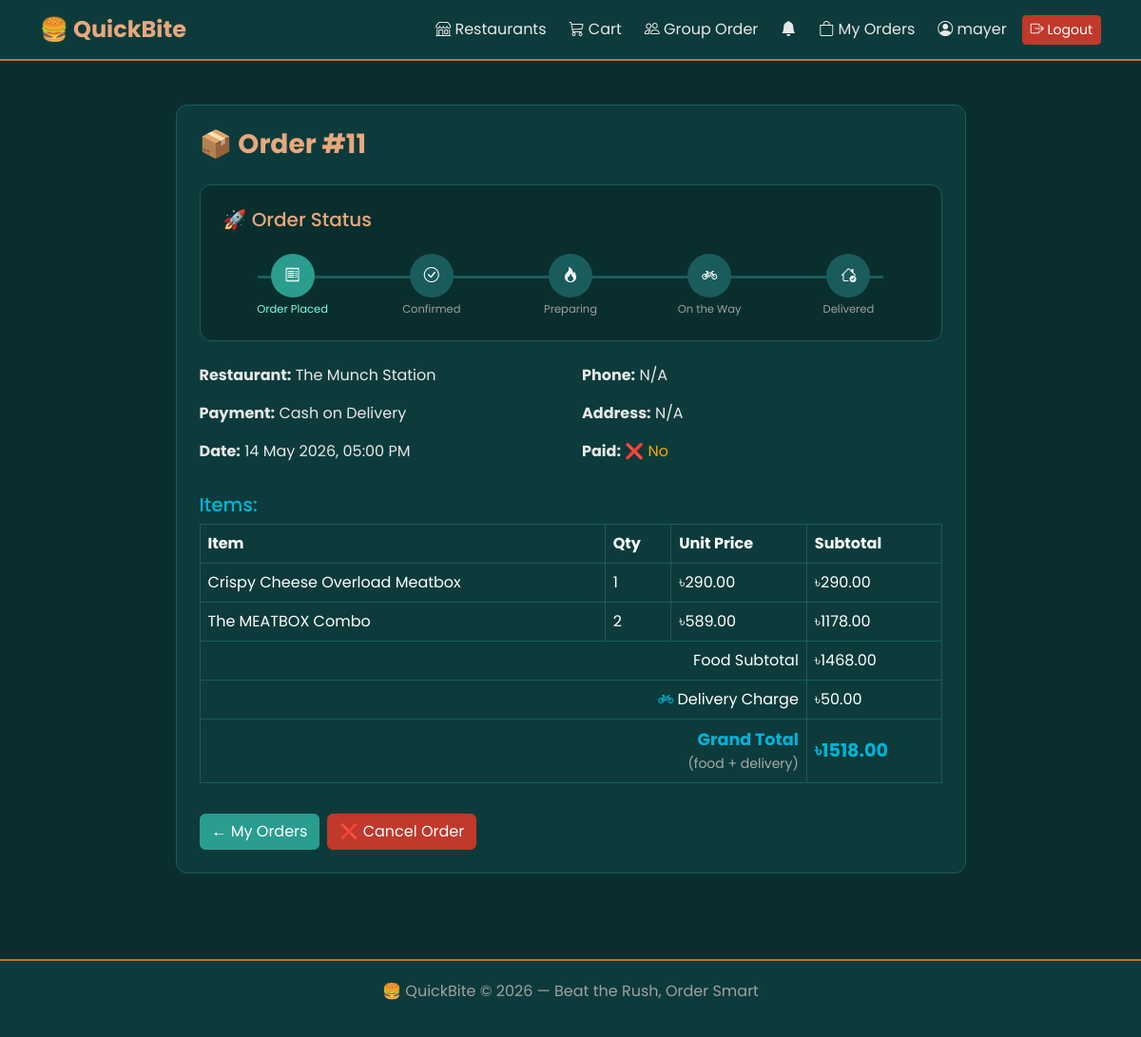
Page /orders/11/ (signed in) on the earlier database version.
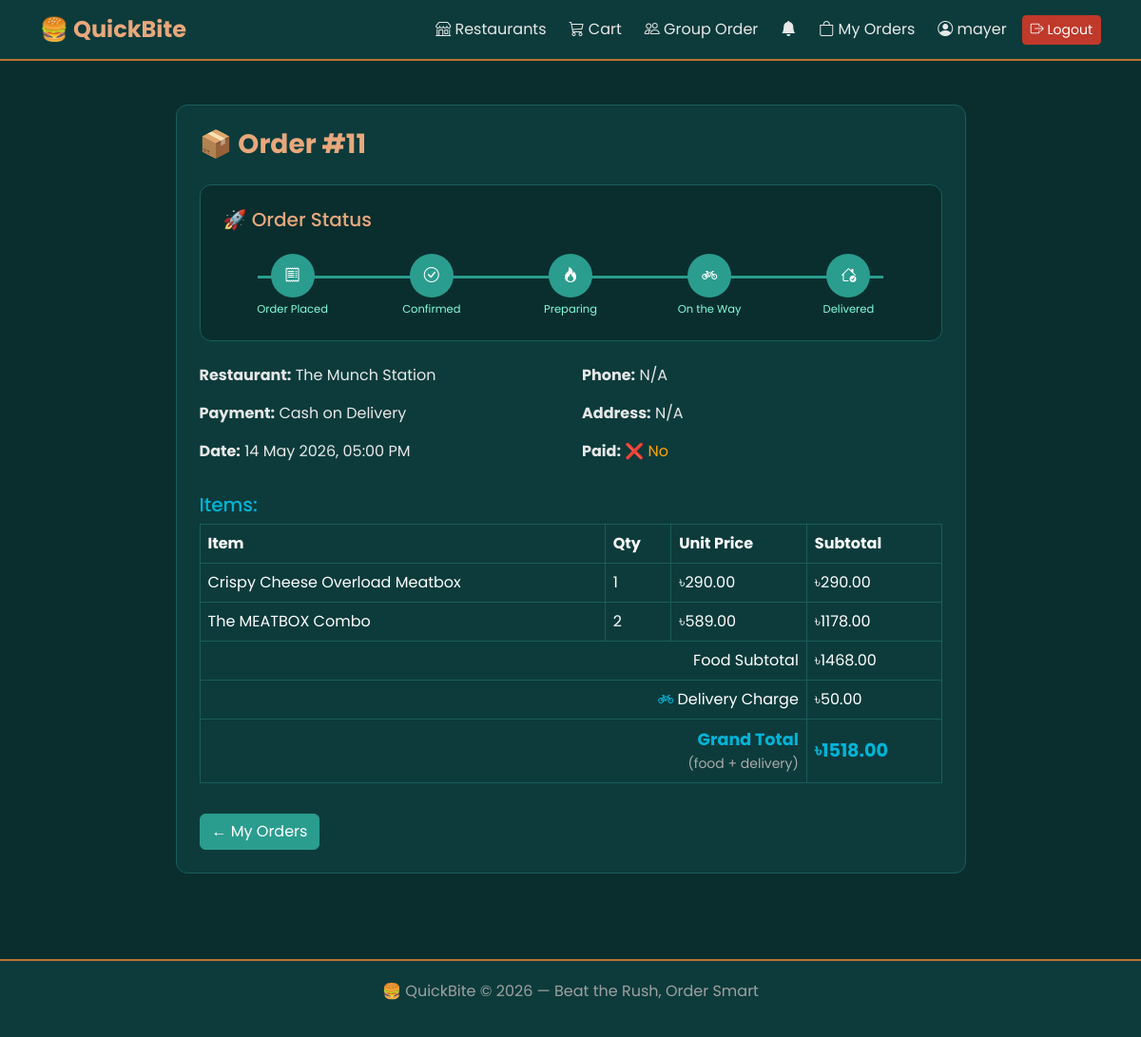
Same page on the later database version.
### orders/views.py (the view)
# urls.py: path('<int:order_id>/', views.order_detail, name='order_detail'),
@login_required
def order_detail(request, order_id):
    order = get_object_or_404(Order, id=order_id, user=request.user)
    return render(request, 'orders/order_detail.html', {'order': order})

### orders/models.py (called while the page is built)
    def grand_total(self):
        return self.total_price + self.delivery_charge

    def get_subtotal(self):
        return self.price * self.quantity

### orders/views.py (called while the page is built)
def notification_count(request):
    if request.user.is_authenticated:
        count = request.user.notifications.filter(is_read=False).count()
        return {'unread_notifications': count}
    return {'unread_notifications': 0}

### templates/orders/order_detail.html (shortened to what the changed rows need)
{% extends 'base.html' %}
{% block content %}
<div class="row justify-content-center">
    <div class="col-md-9">
        <div class="card p-4">
            <div class="card p-4 mb-4"
                 style="background:var(--teal-dark);">
                {% if order.status == 'CANCELED' %}
                <div class="alert alert-danger text-center mb-0">
                    ❌ This order was canceled.
                </div>
                {% else %}
                <div class="d-flex justify-content-between
                            align-items-center position-relative">
                    <div class="text-center" style="z-index:1; flex:1;">
                        <div class="mx-auto rounded-circle d-flex
                                    align-items-center
                                    justify-content-center"
                             style="width:46px; height:46px;
                                    background:var(--teal-accent);">
                            <i class="bi bi-receipt"
                               style="color:white;"></i>
                        </div>
                        <p class="mt-1 mb-0"
                           style="font-size:0.72rem; color:#80ffdb;">
                            Order Placed
                        </p>
                    </div>
                    <div class="text-center" style="z-index:1; flex:1;">
                        <div class="mx-auto rounded-circle d-flex
                                    align-items-center
                                    justify-content-center"
                             style="width:46px; height:46px;
                                    background:
                                    {% if order.status == 'CONFIRMED' or order.status == 'PREPARING' or order.status == 'ON_THE_WAY' or order.status == 'DELIVERED' %}
                                    var(--teal-accent)
                                    {% else %}var(--teal-light){% endif %};">
                            <i class="bi bi-check-circle"
                               style="color:white;"></i>
                        </div>
                        <p class="mt-1 mb-0"
                           style="font-size:0.72rem;
                                  color:{% if order.status == 'CONFIRMED' or order.status == 'PREPARING' or order.status == 'ON_THE_WAY' or order.status == 'DELIVERED' %}#80ffdb{% else %}#a0a0a0{% endif %};">
                            Confirmed
                        </p>
                    </div>
                    <div class="text-center" style="z-index:1; flex:1;">
                        <div class="mx-auto rounded-circle d-flex
                                    align-items-center
                                    justify-content-center"
                             style="width:46px; height:46px;
                                    background:
                                    {% if order.status == 'PREPARING' or order.status == 'ON_THE_WAY' or order.status == 'DELIVERED' %}
                                    var(--teal-accent)
                                    {% else %}var(--teal-light){% endif %};">
                            <i class="bi bi-fire"
                               style="color:white;"></i>
                        </div>
                        <p class="mt-1 mb-0"
                           style="font-size:0.72rem;
                                  color:{% if order.status == 'PREPARING' or order.status == 'ON_THE_WAY' or order.status == 'DELIVERED' %}#80ffdb{% else %}#a0a0a0{% endif %};">
                            Preparing
                        </p>
                    </div>
                    <div class="text-center" style="z-index:1; flex:1;">
                        <div class="mx-auto rounded-circle d-flex
                                    align-items-center
                                    justify-content-center"
                             style="width:46px; height:46px;
                                    background:
                                    {% if order.status == 'ON_THE_WAY' or order.status == 'DELIVERED' %}
                                    var(--teal-accent)
                                    {% else %}var(--teal-light){% endif %};">
                            <i class="bi bi-bicycle"
                               style="color:white;"></i>
                        </div>
                        <p class="mt-1 mb-0"
                           style="font-size:0.72rem;
                                  color:{% if order.status == 'ON_THE_WAY' or order.status == 'DELIVERED' %}#80ffdb{% else %}#a0a0a0{% endif %};">
                            On the Way
                        </p>
                    </div>
                    <div class="text-center" style="z-index:1; flex:1;">
                        <div class="mx-auto rounded-circle d-flex
                                    align-items-center
                                    justify-content-center"
                             style="width:46px; height:46px;
                                    background:
                                    {% if order.status == 'DELIVERED' %}
                                    var(--teal-accent)
                                    {% else %}var(--teal-light){% endif %};">
                            <i class="bi bi-house-check"
                               style="color:white;"></i>
                        </div>
                        <p class="mt-1 mb-0"
                           style="font-size:0.72rem;
                                  color:{% if order.status == 'DELIVERED' %}#80ffdb{% else %}#a0a0a0{% endif %};">
                            Delivered
                        </p>
                    </div>
                </div>
                {% endif %}
            </div>
            <table class="table table-dark table-bordered">
                <thead>
                    <tr>
                        <th>Item</th>
                        <th>Qty</th>
                        <th>Unit Price</th>
                        <th>Subtotal</th>
                    </tr>
                </thead>
            </table>
            <div class="d-flex gap-2 mt-3">
                <a href="{% url 'orders:my_orders' %}"
                   class="btn btn-primary">
                    ← My Orders
                </a>
                {% if order.status == 'PENDING' %}
                <a href="{% url 'orders:cancel_order' order.id %}"
                   class="btn btn-danger"
                   onclick="return confirm('Cancel this order?')">
                    ❌ Cancel Order
                </a>
                {% endif %}
            </div>
        </div>
    </div>
</div>
{% endblock %}

Differences in the rows shown:
changed Order "Cash on Delivery": status "PENDING" → "DELIVERED" (drawn)
Other differences:
text no longer shown: "❌ Cancel Order"
